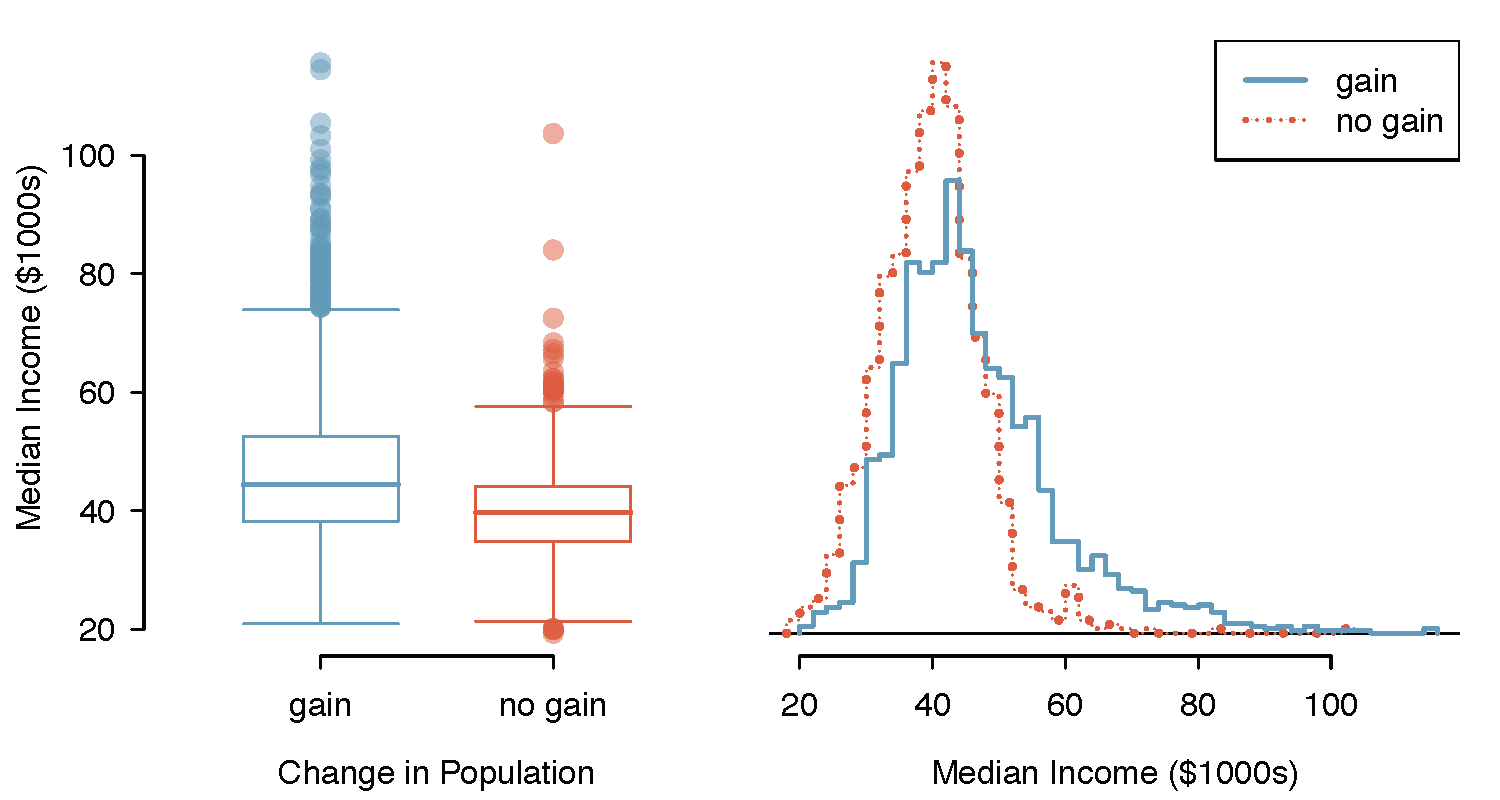

Generate this figure with R:
library(openintro)
data(countyComplete)
data(COL)

cc  <- countyComplete
pop <- sign(cc$pop2010 - cc$pop2000 - 0.5)
pov <- cc$median_household_income / 1000

set.seed(1)
these <- sample(sum(pop == -1, na.rm=TRUE), 50)
sampL <- round(pov[pop == -1][these], 1)
these <- sample(sum(pop == 1, na.rm=TRUE), 100)
sampG <- round(pov[pop == 1][these], 1)
M  <- matrix(c(sampG, rep("", 2), sampL, rep("", 1)), 17)
DB <- 6
for(i in 1:nrow(M)){
  for(j in 1:ncol(M)){
    cat(M[i,j])
    if(j == DB)
      cat(" && ")
    else if(j == ncol(M))
      cat(" \\\\")
    else
      cat(" & ")
  }
  cat("\n")
}
pop[pop == 1] <- "gain"
pop[pop == -1] <- "no gain"




#gain <- density(pov[pop == "gain"])
#no gain <- density(pov[pop == "no gain"])

#yR <- c(0, max(c(gain$y, no gain$y)))
#xR <- range(c(gain$x, no gain$x))
xR  <- range(pov)

myPDF("countyIncomeSplitByPopGain.pdf", 7.5, 4, mar=c(3.6, 3.6, 1, 0.5), mgp=c(2.4, 0.7, 0), las=1, mfrow=1:2)
boxPlot(pov, pop, xlab='Change in Population', ylab='Median Income ($1000s)', lcol="#00000000", col="#00000000")
boxPlot(pov[pop == "gain"], lcol=COL[1], col=COL[1,3], add=1)
boxPlot(pov[pop == "no gain"], lcol=COL[4], col=COL[4,3], add=2)

par(mar=c(3.6, 0.5, 1, 1), las=1)

histPlot(pov[pop == 'no gain'], breaks=50, col='#ffffff00', border=COL[4], probability=TRUE, xlab='Median Income ($1000s)', ylab='', hollow=TRUE, axes=FALSE, lty=3, lwd=4, xlim=xR)
histPlot(pov[pop == 'no gain'], breaks=50, col='#ffffff00', border=COL[4], probability=TRUE, add=TRUE, hollow=TRUE, lty=3, lwd=2)
histPlot(pov[pop == 'no gain'], breaks=50, col='#ffffff00', border=COL[4], probability=TRUE, add=TRUE, hollow=TRUE, lty=3, lwd=1)
histPlot(pov[pop == 'gain'], breaks=50, col='#ffffff00', border=COL[1], probability=TRUE, add=TRUE, hollow=TRUE, lty=1, lwd=2)
axis(1)
legend('topright', col=COL[c(1,4)], lty=c(1,3), lwd=c(2,2.8), legend=c('gain', 'no gain'))
legend('topright', col=c(rgb(0,0,0,0), COL[4]), lty=c(1, 3), lwd=c(2,1.4), legend=c('gain', 'no gain'), bg=rgb(0,0,0,0), box.col=rgb(0,0,0,0), text.col=rgb(0,0,0,0))
legend('topright', col=c(rgb(0,0,0,0), COL[4]), lty=c(1, 3), lwd=c(2,0.7), legend=c('gain', 'no gain'), bg=rgb(0,0,0,0), box.col=rgb(0,0,0,0), text.col=rgb(0,0,0,0))
dev.off()
